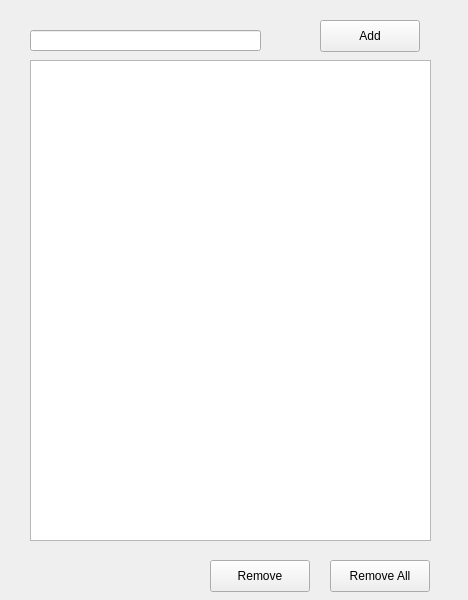
<?xml version="1.0" encoding="UTF-8"?>
<ui version="4.0">
 <class>MainWindow</class>
 <widget class="QMainWindow" name="MainWindow">
  <property name="geometry">
   <rect>
    <x>0</x>
    <y>0</y>
    <width>468</width>
    <height>600</height>
   </rect>
  </property>
  <property name="windowTitle">
   <string>MainWindow</string>
  </property>
  <widget class="QWidget" name="centralwidget">
   <widget class="QLineEdit" name="txtTask">
    <property name="geometry">
     <rect>
      <x>30</x>
      <y>30</y>
      <width>231</width>
      <height>21</height>
     </rect>
    </property>
    <property name="text">
     <string/>
    </property>
   </widget>
   <widget class="QListWidget" name="listWidget">
    <property name="geometry">
     <rect>
      <x>30</x>
      <y>60</y>
      <width>401</width>
      <height>481</height>
     </rect>
    </property>
   </widget>
   <widget class="QPushButton" name="btnAdd">
    <property name="geometry">
     <rect>
      <x>320</x>
      <y>20</y>
      <width>100</width>
      <height>32</height>
     </rect>
    </property>
    <property name="text">
     <string>Add</string>
    </property>
   </widget>
   <widget class="QPushButton" name="btnRemove">
    <property name="geometry">
     <rect>
      <x>210</x>
      <y>560</y>
      <width>100</width>
      <height>32</height>
     </rect>
    </property>
    <property name="text">
     <string>Remove</string>
    </property>
   </widget>
   <widget class="QPushButton" name="btnRemoveAll">
    <property name="geometry">
     <rect>
      <x>330</x>
      <y>560</y>
      <width>100</width>
      <height>32</height>
     </rect>
    </property>
    <property name="text">
     <string>Remove All</string>
    </property>
   </widget>
  </widget>
 </widget>
 <resources/>
 <connections/>
</ui>
